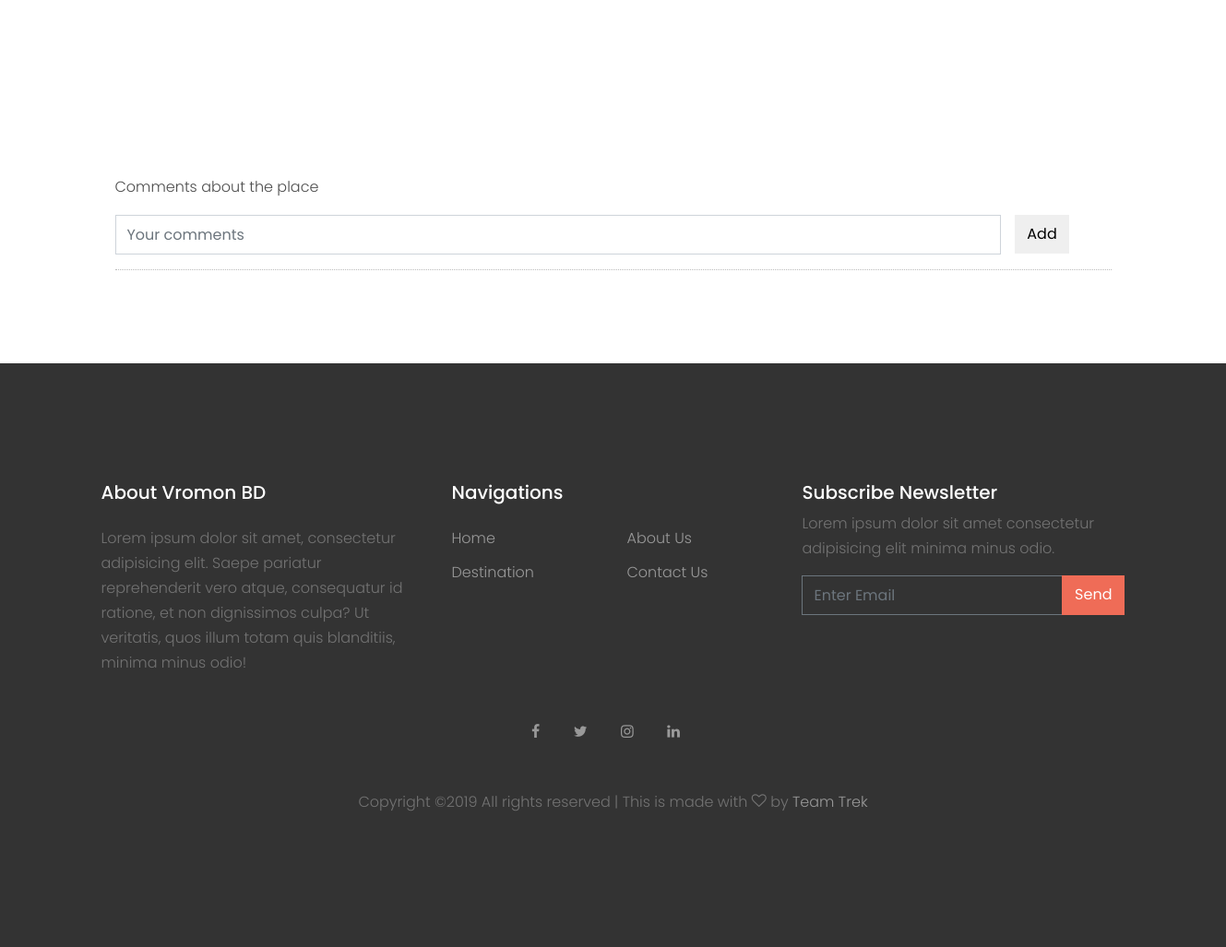
/place?placeID=55&placeName=Bhawal National Park (lower part), run on an earlier commit of the app's database.
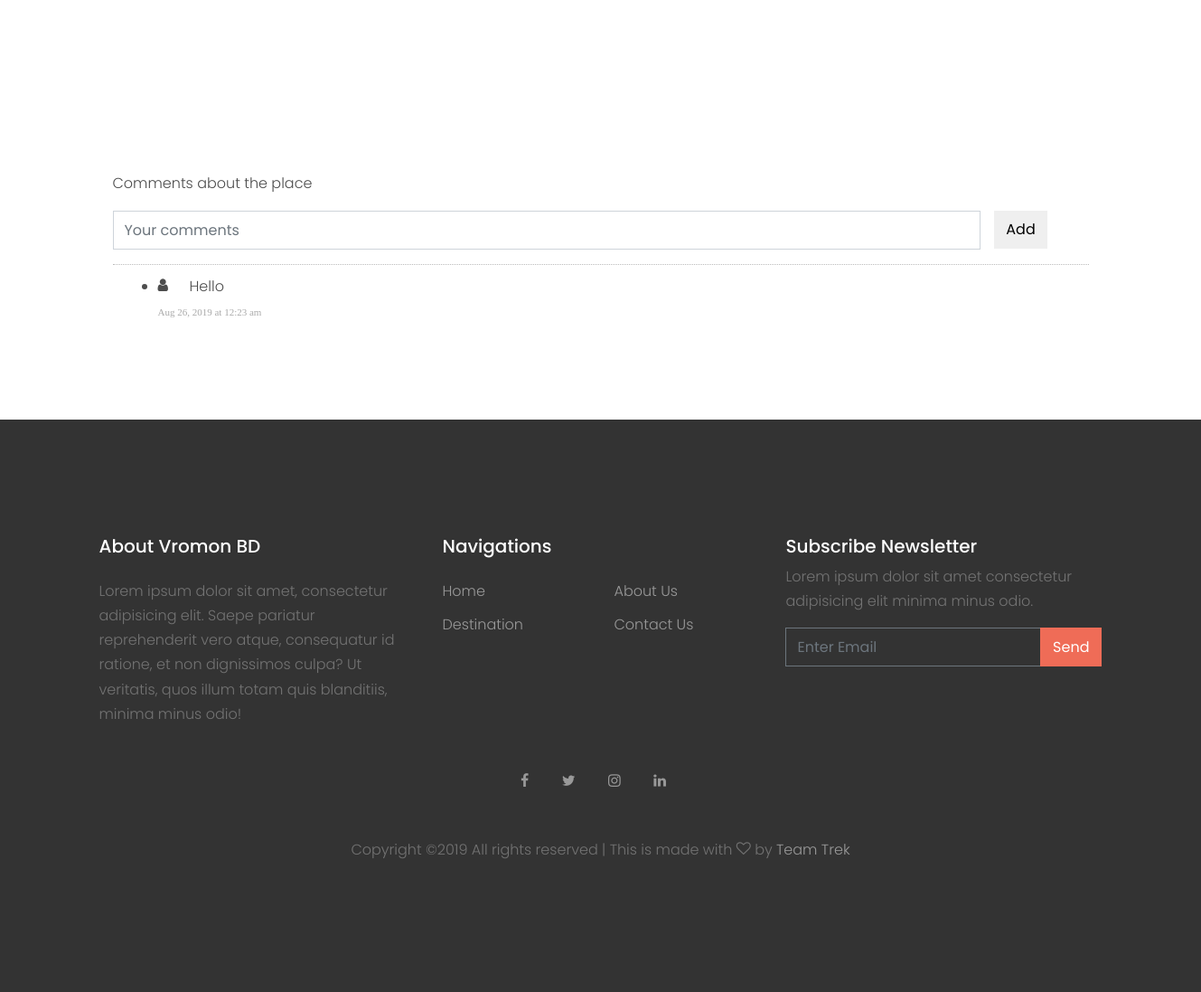
And on a later commit of the database.
### tables this page shows
CREATE TABLE `comment` (
  `ID` int(11) NOT NULL,
  `UserID` int(11) NOT NULL,
  `PlaceID` int(11) NOT NULL,
  `Text` text NOT NULL,
  `DateTime` varchar(30) NOT NULL
);

### place.php (the view, shortened to what this page needs)
<?php
    include "zzz-dbConnect.php";
    if( isset($_GET['placeName']) && isset($_GET['placeID']) ){
        $placeID = $_GET['placeID'];
    }
?>
<!DOCTYPE html>
<html lang="en">
  <head>
    <link rel="stylesheet" href="fonts/icomoon/style.css">
    <link rel="stylesheet" href="css/bootstrap.min.css">
    <link rel="stylesheet" href="css/magnific-popup.css">
    <link rel="stylesheet" href="css/jquery-ui.css">
    <link rel="stylesheet" href="css/owl.carousel.min.css">
    <link rel="stylesheet" href="css/owl.theme.default.min.css">
    <link rel="stylesheet" href="css/bootstrap-datepicker.css">
    <link rel="stylesheet" href="fonts/flaticon/font/flaticon.css">
    <link rel="stylesheet" href="https://cdn.jsdelivr.net/npm/mediaelement@4.2.7/build/mediaelementplayer.min.css">
    <link rel="stylesheet" href="css/aos.css">
    <link rel="stylesheet" href="css/style.css">
  </head>
  <body>
    <div class="site-wrap">
      <div class="site-section">
        <div class="container">
          <div class="row mb-3 align-items-stretch">
            <?php
              $sql = "SELECT * FROM place WHERE ID = ". $placeID;
              $result = mysqli_query($link, $sql);
              $count = mysqli_num_rows($result);
              if($count > 0){
            ?>
                <div class="h-entry">
                </div>
            <?php
              }
            ?>
          </div>
          <div class="site-section">
          </div>
          <div class="col-md-12">
            <p>Comments about the place</p>
            <form method="POST">
              <div style="display:flex;">
                <div class="row form-group col-md-11">
                  <input class="form-control" type="text" name="comment" placeholder="Your comments" />
                </div>
                <div class="form-group col-md-1">
                  <button class="btn btn-default" name="commentButton" style="padding:8px; width:100%;">Add</button>
                </div>
              </div>
            </form>
            <div class="actionBox">
              <?php
                $sql = 'SELECT * from comment WHERE PlaceID = '.$_GET['placeID'];
                $result = mysqli_query($link, $sql);
                while($row = mysqli_fetch_array($result)){
              ?>
                  <ul>
                    <li>
                      <div class="commenterImage">
                        <span class="icon-user"></span>
                      </div>
                      <div class="commentText">
                        <p class=""><?php echo $row['Text']?></p> <span class="date sub-text"><?php echo $row['DateTime']?></span>
                      </div>
                    </li>
                  </ul>
              <?php
                }?>
            </div>
          </div>
          <div class="row">
            <div class="col-12 text-center">
            </div>
          </div>
        </div>
      </div>
      <?php include "zzz-footer.php";?>
    </div>
  </body>
</html>

What changed in the data, as far as the page shows it:
added comment: Text "Hello", DateTime "Aug 26, 2019 at 12:23 am"
